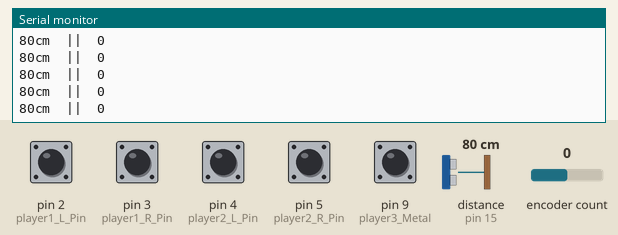
Recording of a sketch running on a simulated Arduino Leonardo, built with avr-gcc and run on an emulated ATmega32U4. Shown: the last lines printed to the serial monitor. Wiring (inferred from the names in the program): ultrasonic range finder: trigger pin 14; echo pin 15. The inputs (shaded band) are chosen by the test bench; at power-on: pin 2 (player1_L_Pin), pin 3 (player1_R_Pin), pin 4 (player2_L_Pin), pin 5 (player2_R_Pin), pin 9 (player3_Metal) HIGH, encoder count 0, distance to the obstacle (sensor on pin 15) 80 cm. The echo pulse lasts 58.3 µs per cm; USB keyboard and mouse output is not drawn.

Above: at 1.2 s.
1.3 s: encoder count set to 1
At 1.39 s:
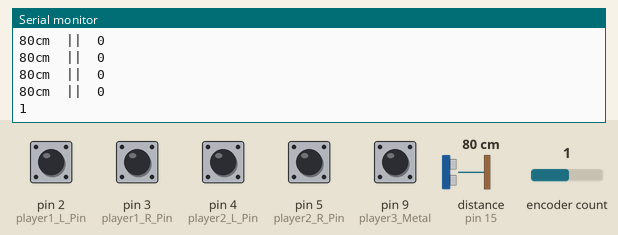
2.8 s: distance to the obstacle (sensor on pin 15) set to 2 cm
At 2.98 s:
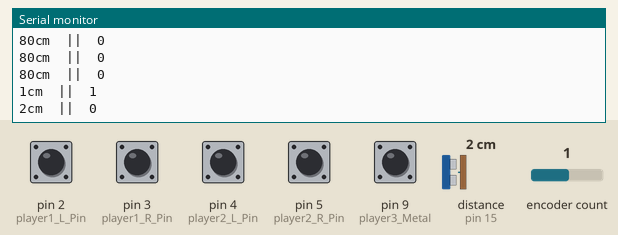
4.3 s: distance to the obstacle (sensor on pin 15) set to 4 cm
At 4.39 s:
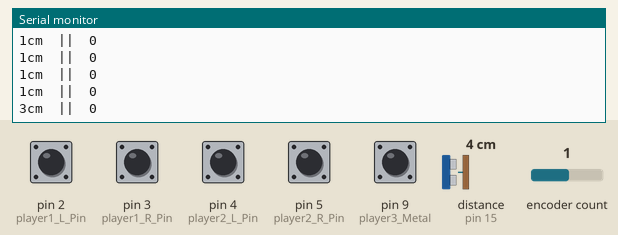
5.8 s: encoder count set to 2
At 5.81 s:
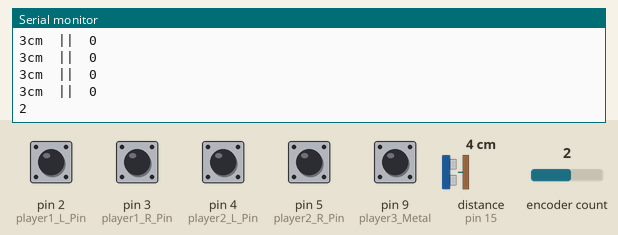
Timing chart, 0 to 8.3 s (numbered marks = the images above; inputs shaded):
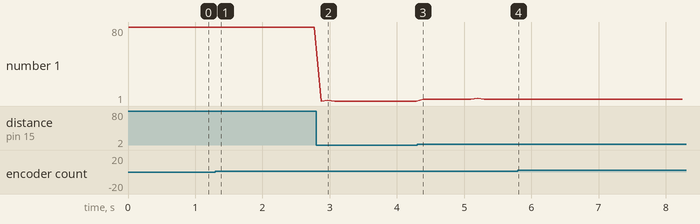

Measured:
- after the input at 1.3 s, the serial monitor: prints a new line after 0.08 s (image 1)
- after the input at 2.8 s, the serial monitor: prints a new line after 0.07 s (image 2)
- after the input at 4.3 s, the serial monitor: prints a new line after 0.09 s (image 3)
- after the input at 5.8 s, the serial monitor: prints a new line at once (image 4)
- plotted number 1: 1 → 3 after the input at 4.3 s

The sketch:

A3_Rotary1_button2_Metal_distance.ino
```cpp
/*

This is a simple example that allows you to connect 4 buttons and a rotary encoder to your Arduino.
The Arduino acts as a keyboard by outputting button presses.

You will need this table to figure the code for the characters you are trying to output.
http://www.asciitable.com/

*/

#include <Keyboard.h>      // include library that let's Arduino act as a keyboard
#include <RotaryEncoder.h> // include rotary encoder library
RotaryEncoder encoder(6, 7);

// some useful values
#define OFF 0
#define ON 1

bool player1_L = OFF;
bool player1_R = OFF;
bool player2_L = OFF;
bool player2_R = OFF;

// set the pins
const int player1_L_Pin = 2;
const int player1_R_Pin = 3;
const int player2_L_Pin = 4;
const int player2_R_Pin = 5;
const int player2_Trig = 14;
const int player2_Echo = 15;
const int player3_PinA = 6;
const int player3_PinB = 7;
const int player3_Metal= 9;

// values for Player3 Set
int metalState = 0;
int metalLastState = 0;
int metalFlag = 0;

// values for Player2 Set
int currentPosition = 0;
int LastPosition = 0;
int distanceFlag = 0;

void setup()
{
  // connect to serial port for debugging
  Serial.begin(57600);
  pinMode(player1_L_Pin, INPUT_PULLUP);
  pinMode(player1_R_Pin, INPUT_PULLUP);
  pinMode(player2_L_Pin, INPUT_PULLUP);
  pinMode(player2_R_Pin, INPUT_PULLUP);
  pinMode(player2_Echo, INPUT);
  pinMode(player2_Trig, OUTPUT);
  pinMode(player3_PinA, INPUT);
  pinMode(player3_PinB, INPUT);
  pinMode(player3_Metal, INPUT_PULLUP);


  // start the keyboard
  Keyboard.begin();
}

void loop()
{
  // All the key presses happen here
  //////////////////////////////////////////////

  //player3 Movement: Rotary encoder
  static int pos = 0;
  encoder.tick();

  int newPos = encoder.getPosition();
  if (pos != newPos)
  {
    Serial.print(newPos);
    Serial.println();
    // move left by "J"
    if (newPos > pos)
    {
      Keyboard.write(76);
    }
    // move RIGHT by "l"
    if (newPos < pos)
    {
      Keyboard.write(74);
    }
    pos = newPos;
  }

//player3 Set: Metal Knock
  metalState = digitalRead(player3_Metal);

  //if metalstate changes, flag = 1; if keeps stable, flag = 0;
  if (metalLastState - metalState == 1) {
    metalFlag = 1;
  } else {
    metalFlag = 0;
  }
  //if metal is clicked, set by 'k'
  if (metalFlag == 1) {
    Keyboard.write(75);
  }
  metalLastState = metalState;


 //////////////////////////////////////////////
 //player1 right arrow
  if ((digitalRead(player1_L_Pin) == HIGH) && player1_L == OFF)
  {
    player1_L = ON;
    Keyboard.write(KEY_LEFT_ARROW); // A
  }
  if (digitalRead(player1_L_Pin) == LOW)
  {
    player1_L = OFF;
  }

//player1 left arrow
  if ((digitalRead(player1_R_Pin) == HIGH) && player1_R == OFF)
  {
    player1_R = ON;
    Keyboard.write(KEY_RIGHT_ARROW); // J
  }
  if (digitalRead(player1_R_Pin) == LOW)
  {
    player1_R = OFF;
  }


//player2 right arrow
  if ((digitalRead(player2_L_Pin) == HIGH) && player2_L == OFF)
  {
    player2_L = ON;
    Keyboard.write(68); // L
  }
  if (digitalRead(player2_L_Pin) == LOW)
  {
    player2_L = OFF;
  }

//////////////////////////////////////////////

//player2 left arrow
  if ((digitalRead(player2_R_Pin) == HIGH) && player2_R == OFF)
  {
   player2_R = ON;
    Keyboard.write(65); // L
  }
  if (digitalRead(player2_R_Pin) == LOW)
  {
    player2_R = OFF;
  }

//player2 Set: Metal Knock
digitalWrite(player2_Trig, LOW);
delayMicroseconds(2);
digitalWrite(player2_Trig, HIGH);
delayMicroseconds(10);
digitalWrite(player2_Trig, LOW);

long duration = pulseIn(player2_Echo, HIGH);
long cm = microsecondsToCentimeters(duration);


//if distance<5cm, player2 set by "s"
  currentPosition = cm;

  //if metal clicked, flag = 1;
  if (currentPosition - LastPosition < -8) {
    distanceFlag = 1;
  } else {
    distanceFlag = 0;
  }
  //if metal is clicked, set by 'k'
  if (distanceFlag == 1 && currentPosition < 8) {
    Keyboard.write(75);
  }
  LastPosition = currentPosition;

Serial.print(cm);
Serial.print("cm  ||  ");
Serial.print(distanceFlag);
Serial.println();


//////////////////////////////////////////////
delay(100);
}

long microsecondsToCentimeters(long microseconds) {
  return microseconds / 29 / 2;
}
```
